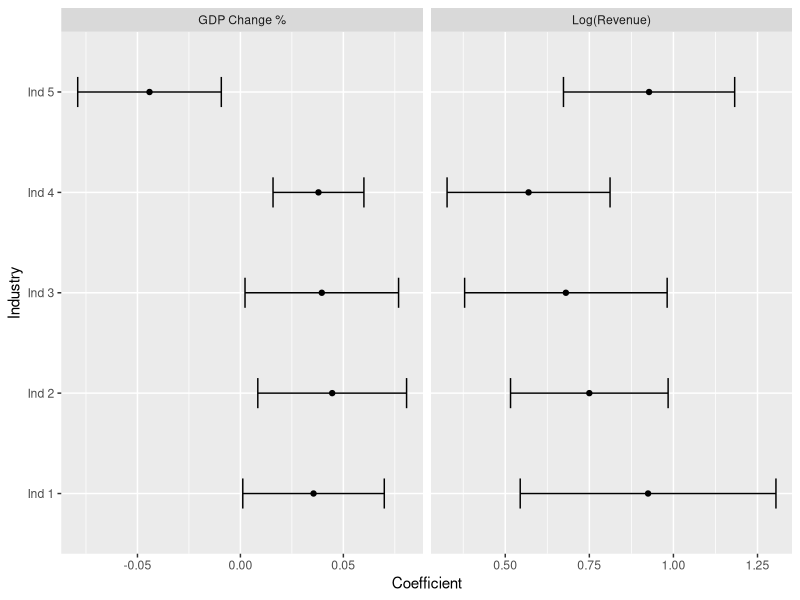
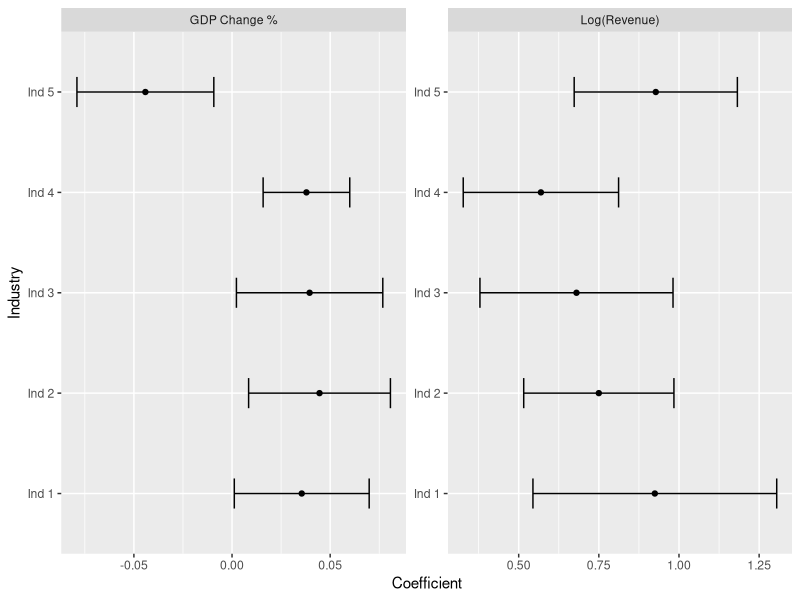

Generate these figures, in order, with R:
library(ggplot2)
library(dplyr)

summary_table <- data.frame(
  Industry = rep(paste("Ind", 1:5), 2),
  Term = rep(c("GDP Change %", "Log(Revenue)"), each=5),
  Coefficient = c(runif(5, -0.05, 0.05), runif(5, 0.5, 1.0)),
  Std_Error = c(runif(5, 0.01, 0.02), runif(5, 0.1, 0.2)),
  Significant = "p < 0.05"
) |> mutate(
  CI_lower = Coefficient - 1.96 * Std_Error,
  CI_upper = Coefficient + 1.96 * Std_Error
)

p1 <- ggplot(summary_table, aes(x = Industry, y = Coefficient)) +
  geom_point() +
  geom_errorbar(aes(ymin = CI_lower, ymax = CI_upper), width = 0.3) +
  facet_wrap(~ Term, scales = "free_x") +
  coord_flip()

# Is p1 visually constrained? If x is free but not y, then y is shared. Since y is Coefficient, it's shared!
ggsave("Outputs/test_p1.png", p1)

p2 <- ggplot(summary_table, aes(x = Industry, y = Coefficient)) +
  geom_point() +
  geom_errorbar(aes(ymin = CI_lower, ymax = CI_upper), width = 0.3) +
  facet_wrap(~ Term, scales = "free") +
  coord_flip()

ggsave("Outputs/test_p2.png", p2)
